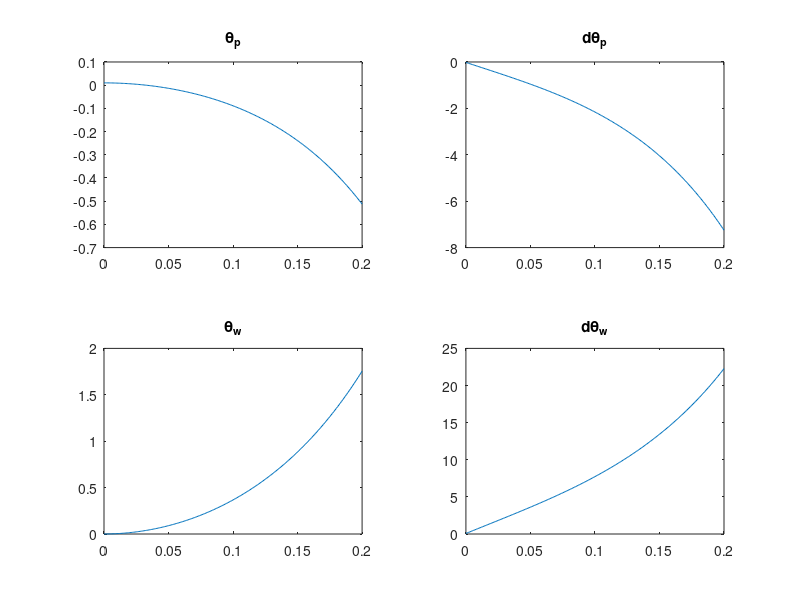

Here is the MATLAB script that generated this plot:
%パラメータ
m_w= 33e-3; % ホイールの重さ [kg]
m_p= 193e-3; % 振子の重さ [kg]
r_w= 33e-3; % ホイールの半径 [m]
r_p= 70e-3; % 振子の重心までの距離 [m]
J_w= 0.477e-4; % ホイールのイナーシャ
J_p= 6.498e-4; % 振子のイナーシャ ??
J_m= 0.151e-7; % モータの回転子のイナーシャ
g= 9.8; % 重力加速度 [m/s^2]
n= 6; % 減速比
kt= 3.52e-3; %トルク定数 [Nm/A]
kn= 2710; % 回転数定数[rpm/V]
ke= 1 / (kn* 2*pi / 60); %起電力定数 [V/(rad/s)]
R= 2.9; %内部抵抗 [Ω]
t_md = 0; % 摩擦トルク[Nm]
V_offset = R * t_md / kt;

a11 = (m_w + m_p) * r_w^2 + 2 * m_p * r_w * r_p + m_p * r_p^2 + J_p + J_w;
a12 = (m_w + m_p) * r_w^2 + m_p * r_w * r_p + J_w;
a21 = (m_w + m_p) * r_w^2 + m_p * r_w * r_p + J_w;
a22 = (m_w + m_p) * r_w^2 + J_w + n^2 * J_m;
delta = a11 * a22 - a12 * a21;

A = [0, 1, 0, 0;
     a22 * m_p * g * r_p / delta, 0, 0, (a21 * n^2 * kt * ke / R)/delta;
     0, 0, 0, 1;
     -a21 * m_p * g * r_p / delta, 0, 0, (-a11 * n^2 * kt * ke /R) / delta];

B = [0;
     (-a12 * n * kt / R) / delta;
     0;
     (a11 * n * kt / R) / delta];

C = [1, 0, 0, 0;
     0, 1, 0, 0;
     0, 0, 1, 0;
     0, 0, 0, 1];

% 可制御
Uc = [B, A*B, A^2*B, A^3*B];
if det(Uc) ~= 0
    disp('可制御である')
end

%シミュレーション
dt = 0.001;
t = 0 : dt : 0.2;
i = 0;
x = [0.01; 0; 0; 0];
u = 1;
x1 = []; %theta_p
x2 = []; %dtheta_p
x3 = []; %theta_w
x4 = []; %dtheta_w
for n = t
    i = i + 1;
    dx = A * x + B * u;
    x = x + dx * dt;
    
    x1 = [x1, x(1)];
    x2 = [x2, x(2)];
    x3 = [x3, x(3)];
    x4 = [x4, x(4)];
end

subplot(2, 2, 1)
plot(t, x1);
% legend('theta_p')
title('\theta_p')

subplot(2, 2, 2)
plot(t, x2);
% legend('dtheta_p')
title('d\theta_p')

subplot(2, 2, 3)
plot(t, x3);
% legend('theta_w')
title('\theta_w')

subplot(2, 2, 4)
plot(t, x4);
% legend('dtheta_w')
title('d\theta_w')